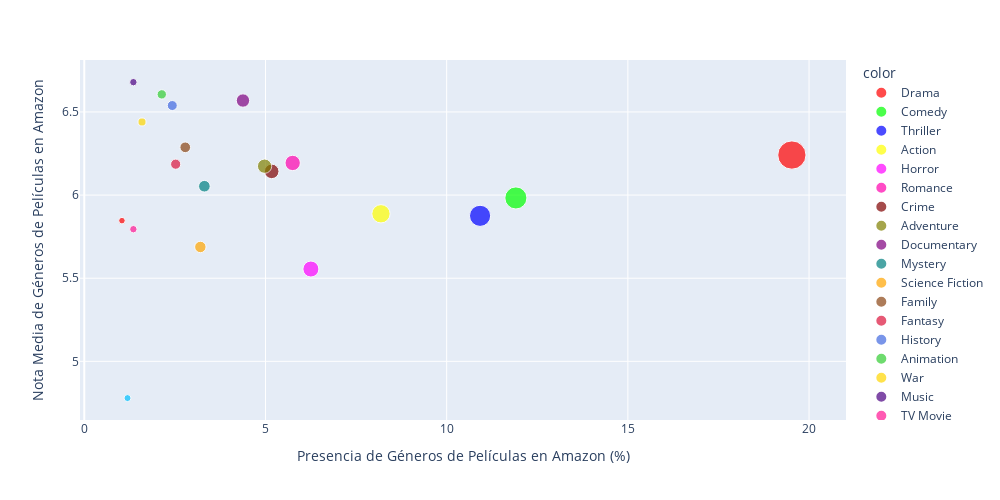

The code cell stored with this chart in its notebook:
### Markdown cell above
Puesto que las medias y las medianas son muy similares, los datos no tienen valores extremadamente altos/bajos y podemos usar las medias calculadas. Representamos así lo siguiente:

### Code cell
porcentaje_presencia = info_final_pelis_votadas_amazon["amazon_genre_percentage"].to_list() #Eje X de nuestra gráfica
nota_media = info_final_pelis_votadas_amazon["vote_avg_genre"].to_list() #Eje Y de nuestra gráfica
numero_apariciones = info_final_pelis_votadas_amazon["genre_presence"].to_list() #Tamaño de los puntos
genero = info_final_pelis_votadas_amazon.index.to_list() #Géneros de las películas

fig_pelis_amazon= px.scatter(
    x=porcentaje_presencia,
    y=nota_media,
    size=numero_apariciones, 
    color=genero,
    color_discrete_sequence=distinct_colors, 
    labels={'x': 'Presencia de Géneros de Películas en Amazon (%)', 'y': 'Nota Media de Géneros de Películas en Amazon'},
    hover_name=genero, 
    width=1000,  
    height=500
)
fig_pelis_amazon.show()

### Figure 1 — Plotly figure (JSON) as saved in the notebook; plotly's stock layout.template omitted (floating-point values rounded to 4 significant figures)
{"data": [{"hovertemplate": "<b>%{hovertext}</b><br><br>color=Drama<br>Presencia de Géneros de Películas en Amazon (%)=%{x}<br>Nota Media de Géneros de Películas en Amazon=%{y}<br>size=%{marker.size}<extra></extra>", "hovertext": ["Drama"], "legendgroup": "Drama", "marker": {"color": "#FF0000", "size": [2292], "sizemode": "area", "sizeref": 5.73, "symbol": "circle"}, "mode": "markers", "name": "Drama", "orientation": "v", "showlegend": true, "type": "scatter", "x": [19.53], "xaxis": "x", "y": [6.241], "yaxis": "y"}, {"hovertemplate": "<b>%{hovertext}</b><br><br>color=Comedy<br>Presencia de Géneros de Películas en Amazon (%)=%{x}<br>Nota Media de Géneros de Películas en Amazon=%{y}<br>size=%{marker.size}<extra></extra>", "hovertext": ["Comedy"], "legendgroup": "Comedy", "marker": {"color": "#00FF00", "size": [1398], "sizemode": "area", "sizeref": 5.73, "symbol": "circle"}, "mode": "markers", "name": "Comedy", "orientation": "v", "showlegend": true, "type": "scatter", "x": [11.91], "xaxis": "x", "y": [5.983], "yaxis": "y"}, {"hovertemplate": "<b>%{hovertext}</b><br><br>color=Thriller<br>Presencia de Géneros de Películas en Amazon (%)=%{x}<br>Nota Media de Géneros de Películas en Amazon=%{y}<br>size=%{marker.size}<extra></extra>", "hovertext": ["Thriller"], "legendgroup": "Thriller", "marker": {"color": "#0000FF", "size": [1282], "sizemode": "area", "sizeref": 5.73, "symbol": "circle"}, "mode": "markers", "name": "Thriller", "orientation": "v", "showlegend": true, "type": "scatter", "x": [10.92], "xaxis": "x", "y": [5.875], "yaxis": "y"}, {"hovertemplate": "<b>%{hovertext}</b><br><br>color=Action<br>Presencia de Géneros de Películas en Amazon (%)=%{x}<br>Nota Media de Géneros de Películas en Amazon=%{y}<br>size=%{marker.size}<extra></extra>", "hovertext": ["Action"], "legendgroup": "Action", "marker": {"color": "#FFFF00", "size": [961], "sizemode": "area", "sizeref": 5.73, "symbol": "circle"}, "mode": "markers", "name": "Action", "orientation": "v", "showlegend": true, "type": "scatter", "x": [8.187], "xaxis": "x", "y": [5.888], "yaxis": "y"}, {"hovertemplate": "<b>%{hovertext}</b><br><br>color=Horror<br>Presencia de Géneros de Películas en Amazon (%)=%{x}<br>Nota Media de Géneros de Películas en Amazon=%{y}<br>size=%{marker.size}<extra></extra>", "hovertext": ["Horror"], "legendgroup": "Horror", "marker": {"color": "#FF00FF", "size": [734], "sizemode": "area", "sizeref": 5.73, "symbol": "circle"}, "mode": "markers", "name": "Horror", "orientation": "v", "showlegend": true, "type": "scatter", "x": [6.253], "xaxis": "x", "y": [5.555], "yaxis": "y"}, {"hovertemplate": "<b>%{hovertext}</b><br><br>color=Romance<br>Presencia de Géneros de Películas en Amazon (%)=%{x}<br>Nota Media de Géneros de Películas en Amazon=%{y}<br>size=%{marker.size}<extra></extra>", "hovertext": ["Romance"], "legendgroup": "Romance", "marker": {"color": "#ff00ae", "size": [675], "sizemode": "area", "sizeref": 5.73, "symbol": "circle"}, "mode": "markers", "name": "Romance", "orientation": "v", "showlegend": true, "type": "scatter", "x": [5.751], "xaxis": "x", "y": [6.193], "yaxis": "y"}, {"hovertemplate": "<b>%{hovertext}</b><br><br>color=Crime<br>Presencia de Géneros de Películas en Amazon (%)=%{x}<br>Nota Media de Géneros de Películas en Amazon=%{y}<br>size=%{marker.size}<extra></extra>", "hovertext": ["Crime"], "legendgroup": "Crime", "marker": {"color": "#800000", "size": [607], "sizemode": "area", "sizeref": 5.73, "symbol": "circle"}, "mode": "markers", "name": "Crime", "orientation": "v", "showlegend": true, "type": "scatter", "x": [5.171], "xaxis": "x", "y": [6.143], "yaxis": "y"}, {"hovertemplate": "<b>%{hovertext}</b><br><br>color=Adventure<br>Presencia de Géneros de Películas en Amazon (%)=%{x}<br>Nota Media de Géneros de Películas en Amazon=%{y}<br>size=%{marker.size}<extra></extra>", "hovertext": ["Adventure"], "legendgroup": "Adventure", "marker": {"color": "#808000", "size": [584], "sizemode": "area", "sizeref": 5.73, "symbol": "circle"}, "mode": "markers", "name": "Adventure", "orientation": "v", "showlegend": true, "type": "scatter", "x": [4.975], "xaxis": "x", "y": [6.174], "yaxis": "y"}, {"hovertemplate": "<b>%{hovertext}</b><br><br>color=Documentary<br>Presencia de Géneros de Películas en Amazon (%)=%{x}<br>Nota Media de Géneros de Películas en Amazon=%{y}<br>size=%{marker.size}<extra></extra>", "hovertext": ["Documentary"], "legendgroup": "Documentary", "marker": {"color": "#800080", "size": [514], "sizemode": "area", "sizeref": 5.73, "symbol": "circle"}, "mode": "markers", "name": "Documentary", "orientation": "v", "showlegend": true, "type": "scatter", "x": [4.379], "xaxis": "x", "y": [6.569], "yaxis": "y"}, {"hovertemplate": "<b>%{hovertext}</b><br><br>color=Mystery<br>Presencia de Géneros de Películas en Amazon (%)=%{x}<br>Nota Media de Géneros de Películas en Amazon=%{y}<br>size=%{marker.size}<extra></extra>", "hovertext": ["Mystery"], "legendgroup": "Mystery", "marker": {"color": "#008080", "size": [389], "sizemode": "area", "sizeref": 5.73, "symbol": "circle"}, "mode": "markers", "name": "Mystery", "orientation": "v", "showlegend": true, "type": "scatter", "x": [3.314], "xaxis": "x", "y": [6.053], "yaxis": "y"}, {"hovertemplate": "<b>%{hovertext}</b><br><br>color=Science Fiction<br>Presencia de Géneros de Películas en Amazon (%)=%{x}<br>Nota Media de Géneros de Películas en Amazon=%{y}<br>size=%{marker.size}<extra></extra>", "hovertext": ["Science Fiction"], "legendgroup": "Science Fiction", "marker": {"color": "#FFA500", "size": [376], "sizemode": "area", "sizeref": 5.73, "symbol": "circle"}, "mode": "markers", "name": "Science Fiction", "orientation": "v", "showlegend": true, "type": "scatter", "x": [3.203], "xaxis": "x", "y": [5.688], "yaxis": "y"}, {"hovertemplate": "<b>%{hovertext}</b><br><br>color=Family<br>Presencia de Géneros de Películas en Amazon (%)=%{x}<br>Nota Media de Géneros de Películas en Amazon=%{y}<br>size=%{marker.size}<extra></extra>", "hovertext": ["Family"], "legendgroup": "Family", "marker": {"color": "#8B4513", "size": [327], "sizemode": "area", "sizeref": 5.73, "symbol": "circle"}, "mode": "markers", "name": "Family", "orientation": "v", "showlegend": true, "type": "scatter", "x": [2.786], "xaxis": "x", "y": [6.287], "yaxis": "y"}, {"hovertemplate": "<b>%{hovertext}</b><br><br>color=Fantasy<br>Presencia de Géneros de Películas en Amazon (%)=%{x}<br>Nota Media de Géneros de Películas en Amazon=%{y}<br>size=%{marker.size}<extra></extra>", "hovertext": ["Fantasy"], "legendgroup": "Fantasy", "marker": {"color": "#DC143C", "size": [296], "sizemode": "area", "sizeref": 5.73, "symbol": "circle"}, "mode": "markers", "name": "Fantasy", "orientation": "v", "showlegend": true, "type": "scatter", "x": [2.522], "xaxis": "x", "y": [6.186], "yaxis": "y"}, {"hovertemplate": "<b>%{hovertext}</b><br><br>color=History<br>Presencia de Géneros de Películas en Amazon (%)=%{x}<br>Nota Media de Géneros de Películas en Amazon=%{y}<br>size=%{marker.size}<extra></extra>", "hovertext": ["History"], "legendgroup": "History", "marker": {"color": "#4169E1", "size": [285], "sizemode": "area", "sizeref": 5.73, "symbol": "circle"}, "mode": "markers", "name": "History", "orientation": "v", "showlegend": true, "type": "scatter", "x": [2.428], "xaxis": "x", "y": [6.539], "yaxis": "y"}, {"hovertemplate": "<b>%{hovertext}</b><br><br>color=Animation<br>Presencia de Géneros de Películas en Amazon (%)=%{x}<br>Nota Media de Géneros de Películas en Amazon=%{y}<br>size=%{marker.size}<extra></extra>", "hovertext": ["Animation"], "legendgroup": "Animation", "marker": {"color": "#32CD32", "size": [251], "sizemode": "area", "sizeref": 5.73, "symbol": "circle"}, "mode": "markers", "name": "Animation", "orientation": "v", "showlegend": true, "type": "scatter", "x": [2.138], "xaxis": "x", "y": [6.606], "yaxis": "y"}, {"hovertemplate": "<b>%{hovertext}</b><br><br>color=War<br>Presencia de Géneros de Películas en Amazon (%)=%{x}<br>Nota Media de Géneros de Películas en Amazon=%{y}<br>size=%{marker.size}<extra></extra>", "hovertext": ["War"], "legendgroup": "War", "marker": {"color": "#FFD700", "size": [187], "sizemode": "area", "sizeref": 5.73, "symbol": "circle"}, "mode": "markers", "name": "War", "orientation": "v", "showlegend": true, "type": "scatter", "x": [1.593], "xaxis": "x", "y": [6.44], "yaxis": "y"}, {"hovertemplate": "<b>%{hovertext}</b><br><br>color=Music<br>Presencia de Géneros de Películas en Amazon (%)=%{x}<br>Nota Media de Géneros de Películas en Amazon=%{y}<br>size=%{marker.size}<extra></extra>", "hovertext": ["Music"], "legendgroup": "Music", "marker": {"color": "#4B0082", "size": [159], "sizemode": "area", "sizeref": 5.73, "symbol": "circle"}, "mode": "markers", "name": "Music", "orientation": "v", "showlegend": true, "type": "scatter", "x": [1.355], "xaxis": "x", "y": [6.679], "yaxis": "y"}, {"hovertemplate": "<b>%{hovertext}</b><br><br>color=TV Movie<br>Presencia de Géneros de Películas en Amazon (%)=%{x}<br>Nota Media de Géneros de Películas en Amazon=%{y}<br>size=%{marker.size}<extra></extra>", "hovertext": ["TV Movie"], "legendgroup": "TV Movie", "marker": {"color": "#FF1493", "size": [159], "sizemode": "area", "sizeref": 5.73, "symbol": "circle"}, "mode": "markers", "name": "TV Movie", "orientation": "v", "showlegend": true, "type": "scatter", "x": [1.355], "xaxis": "x", "y": [5.795], "yaxis": "y"}, {"hovertemplate": "<b>%{hovertext}</b><br><br>color=Unknown<br>Presencia de Géneros de Películas en Amazon (%)=%{x}<br>Nota Media de Géneros de Películas en Amazon=%{y}<br>size=%{marker.size}<extra></extra>", "hovertext": ["Unknown"], "legendgroup": "Unknown", "marker": {"color": "#00BFFF", "size": [140], "sizemode": "area", "sizeref": 5.73, "symbol": "circle"}, "mode": "markers", "name": "Unknown", "orientation": "v", "showlegend": true, "type": "scatter", "x": [1.193], "xaxis": "x", "y": [4.779], "yaxis": "y"}, {"hovertemplate": "<b>%{hovertext}</b><br><br>color=Western<br>Presencia de Géneros de Películas en Amazon (%)=%{x}<br>Nota Media de Géneros de Películas en Amazon=%{y}<br>size=%{marker.size}<extra></extra>", "hovertext": ["Western"], "legendgroup": "Western", "marker": {"color": "#FF0000", "size": [122], "sizemode": "area", "sizeref": 5.73, "symbol": "circle"}, "mode": "markers", "name": "Western", "orientation": "v", "showlegend": true, "type": "scatter", "x": [1.039], "xaxis": "x", "y": [5.846], "yaxis": "y"}], "layout": {"height": 500, "legend": {"itemsizing": "constant", "title": {"text": "color"}, "tracegroupgap": 0}, "margin": {"t": 60}, "width": 1000, "xaxis": {"anchor": "y", "domain": [0, 1], "title": {"text": "Presencia de Géneros de Películas en Amazon (%)"}}, "yaxis": {"anchor": "x", "domain": [0, 1], "title": {"text": "Nota Media de Géneros de Películas en Amazon"}}}}
